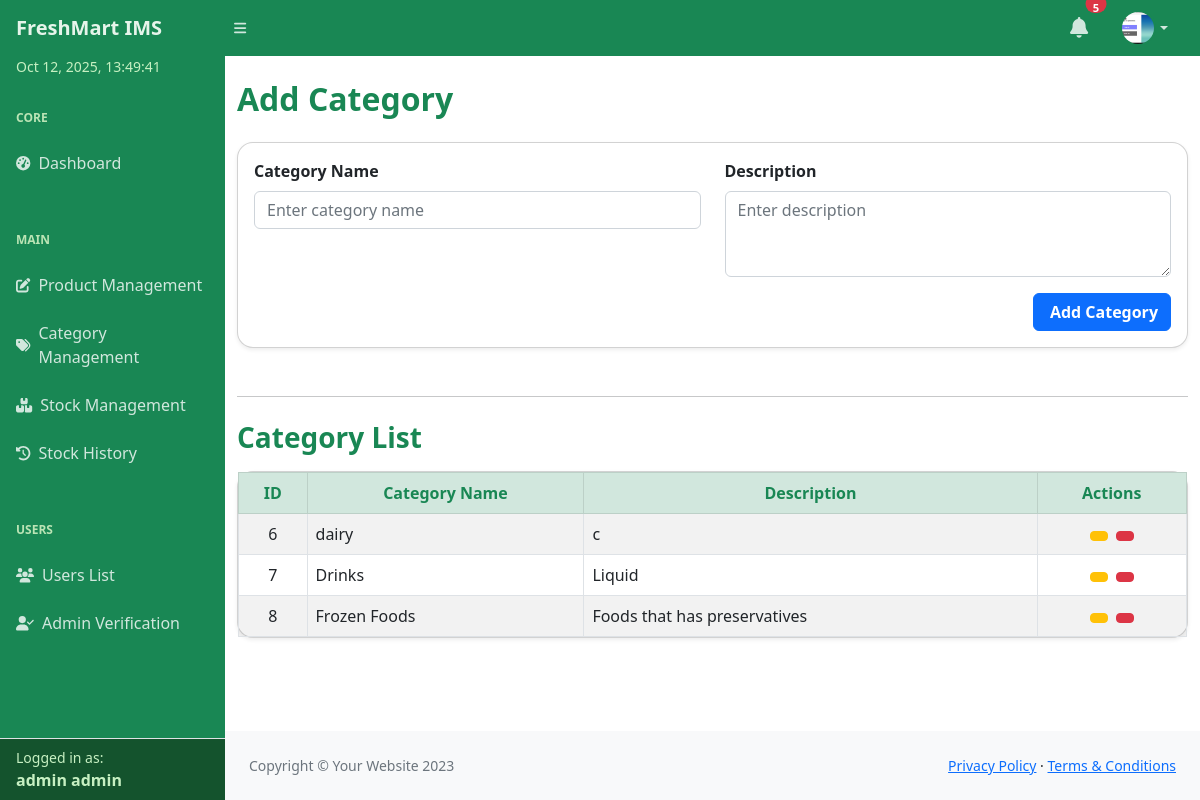
Page /inventory/categories/ (signed in) on the earlier database version.
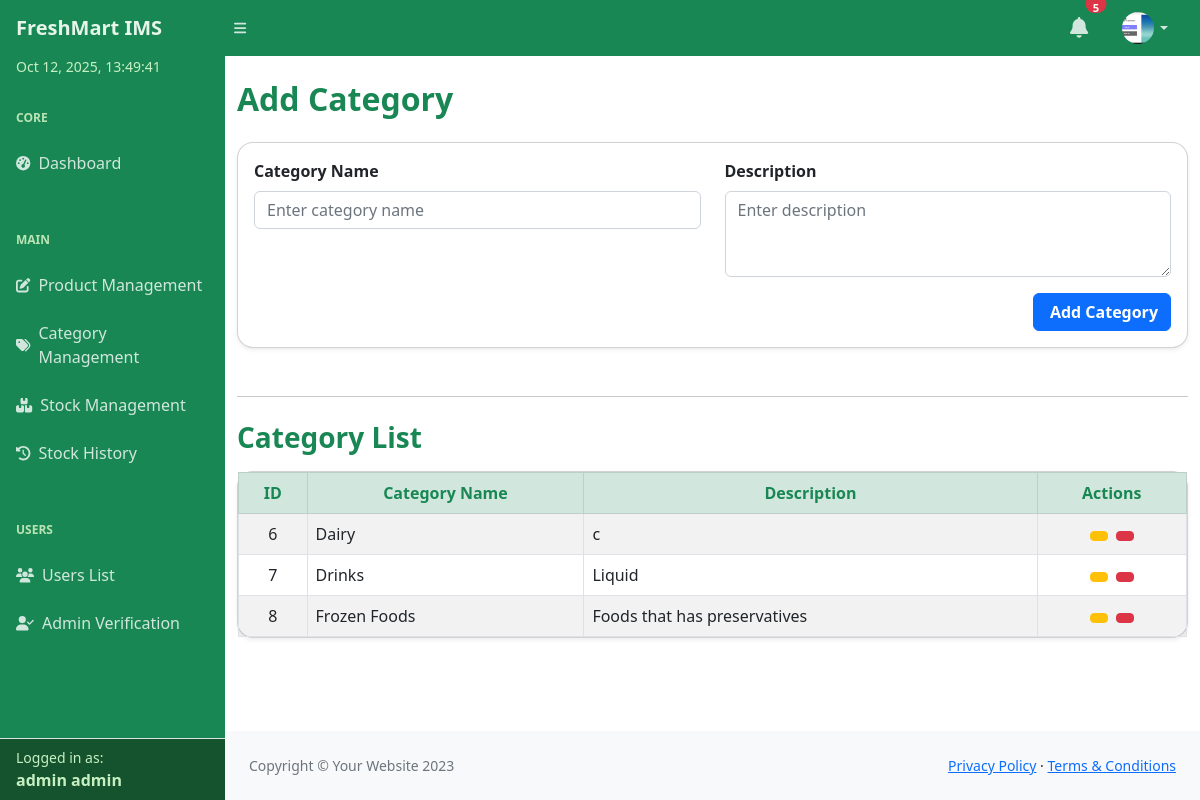
Same page on the later database version.
### inventory/models.py (models this page shows, shortened)
class Category(models.Model):
    category_name = models.CharField(max_length=100)
    description = models.TextField(blank=True)

### inventory/views.py (the view)
# urls.py: path('categories/', views.category_list_add, name='category_list_add'),
@login_required
def category_list_add(request):
    if request.method == 'POST':
        form = CategoryForm(request.POST)
        if form.is_valid():
            form.save()
            return redirect('category_list_add')
    else:
        form = CategoryForm()
    categories = Category.objects.all()
    return render(request, 'inventory/add_category.html', {
        'form': form,
        'categories': categories
    })

### inventory/forms.py
class CategoryForm(forms.ModelForm):
    class Meta:
        model = Category
        fields = ['category_name', 'description']
        widgets = {
            'category_name': forms.TextInput(attrs={'class': 'form-control', 'placeholder': 'Enter category name'}),
            'description': forms.Textarea(attrs={'class': 'form-control', 'rows': 3, 'placeholder': 'Enter description'}),
        }

### inventory/context_processors.py (called while the page is built)
def profile_picture(request):
    if request.user.is_authenticated:
        profile = getattr(request.user, 'userprofile', None)
        if profile and profile.picture:
            return {'profile_picture_url': profile.picture.url}
    return {'profile_picture_url': None}

### templates/inventory/add_category.html (shortened to what the changed rows need)
{% load widget_tweaks %}
{% include "partials/header.html" %}
<body class="sb-nav-fixed">
    <div id="layoutSidenav">
        <div id="layoutSidenav_content">
            <main>
                <div class="container mt-4">
                    <h2 class="mb-4 fw-bold text-success">
                        {% if edit_mode %}Edit Category{% else %}Add Category{% endif %}
                    </h2>
                    <div class="card shadow-sm rounded-4">
                        <div class="card-body p-0">
                            <div class="table-responsive">
                                <table class="table table-bordered table-striped table-hover mb-0">
                                    <thead class="table-success text-success text-center align-middle">
                                        <tr>
                                            <th>ID</th>
                                            <th>Category Name</th>
                                            <th>Description</th>
                                            {% if request.user.is_authenticated and request.user.userprofile.role == 'Admin' %}
                                            <th>Actions</th>
                                            {% endif %}
                                        </tr>
                                    </thead>
                                    <tbody>
                                        {% for category in categories %}
                                        <tr class="align-middle text-center">
                                            <td>{{ category.id }}</td>
                                            <td class="text-start">{{ category.category_name }}</td>
                                            <td class="text-start">{{ category.description }}</td>
                                            {% if request.user.is_authenticated and request.user.userprofile.role == 'Admin' %}
                                            <td>
                                                <a href="{% url 'category_edit' category.id %}" class="btn btn-warning btn-sm me-1" title="Edit">
                                                </a>
                                                <form method="POST" action="{% url 'category_delete' category.id %}" class="d-inline" onsubmit="return confirm('Are you sure you want to delete this category?');">
                                                    <button type="submit" class="btn btn-danger btn-sm" title="Delete">
                                                    </button>
                                                </form>
                                            </td>
                                            {% endif %}
                                        </tr>
                                        {% empty %}
                                        <tr>
                                            <td colspan="{% if request.user.is_authenticated and request.user.userprofile.role == 'Admin' %}4{% else %}3{% endif %}" class="text-center text-muted fst-italic py-4">
                                                No categories available.
                                            </td>
                                        </tr>
                                        {% endfor %}
                                    </tbody>
                                </table>
                            </div>
                        </div>
                    </div>
                </div>
            </main>
        </div>
    </div>
</body>
</html>

Differences in the rows shown:
changed Category id 6: category_name "dairy" → "Dairy"
